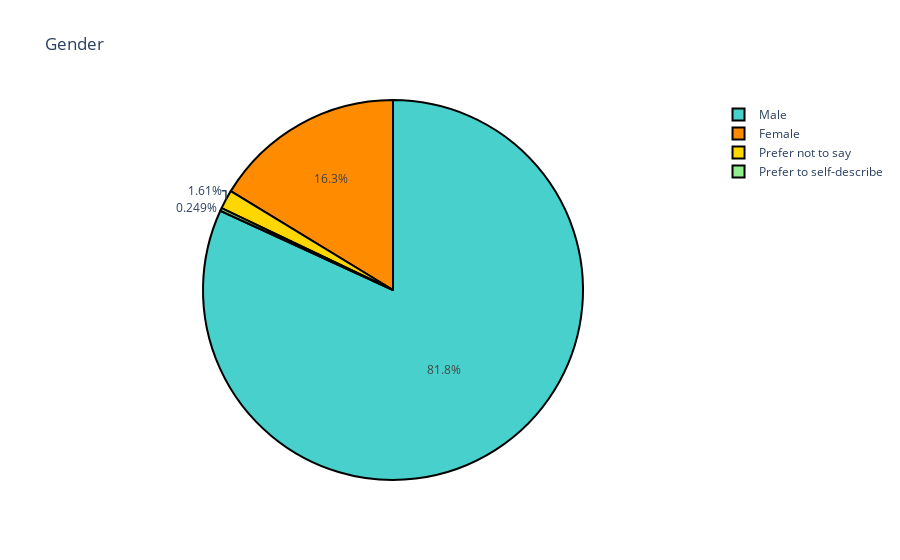

This figure's notebook cell:
### Code cell
gender = df['gender'].value_counts()
colors = ['mediumturquoise', 'darkorange', 'gold', 'lightgreen']
trace = go.Pie(values=(np.array((gender / gender.sum())*100)),labels=gender.index)
layout = go.Layout(title='Gender')
data = [trace]
fig = go.Figure(trace,layout)
fig.update_traces(marker=dict(colors=colors, line=dict(color='#000000', width=2)))
fig.show()
py.plot(fig,filename="gender-distribution.html")

### Figure 1 — Plotly figure (JSON) as saved in the notebook; plotly's stock layout.template omitted (floating-point values rounded to 4 significant figures)
{"data": [{"labels": ["Male", "Female", "Prefer not to say", "Prefer to self-describe"], "marker": {"colors": ["mediumturquoise", "darkorange", "gold", "lightgreen"], "line": {"color": "#000000", "width": 2}}, "type": "pie", "values": [81.85, 16.29, 1.613, 0.2485]}], "layout": {"title": {"text": "Gender"}}}
